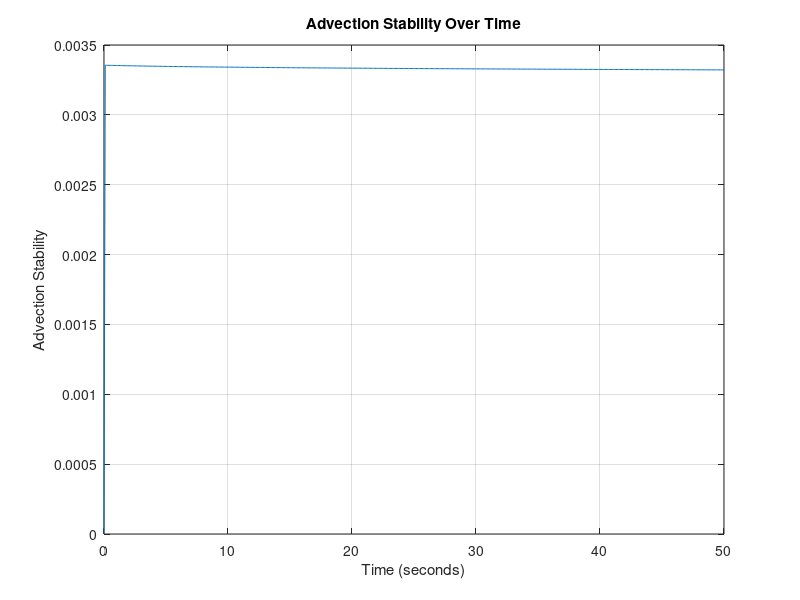
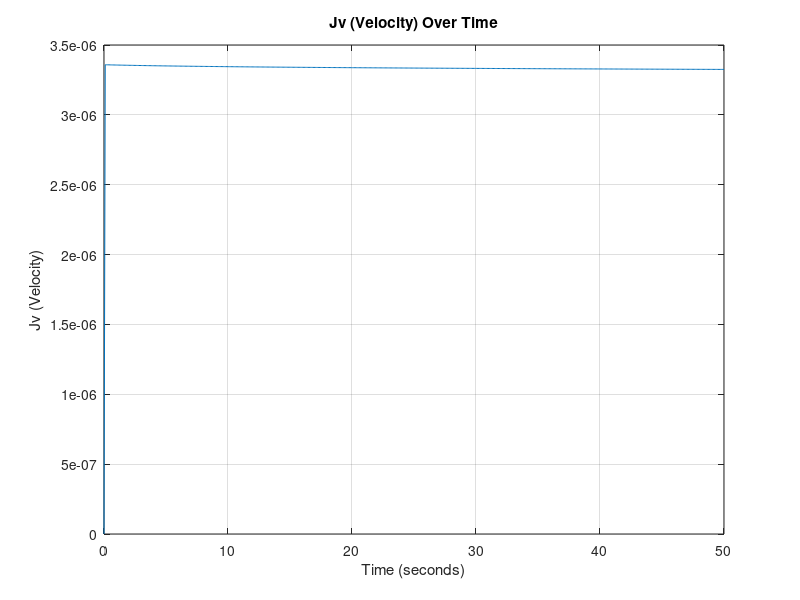
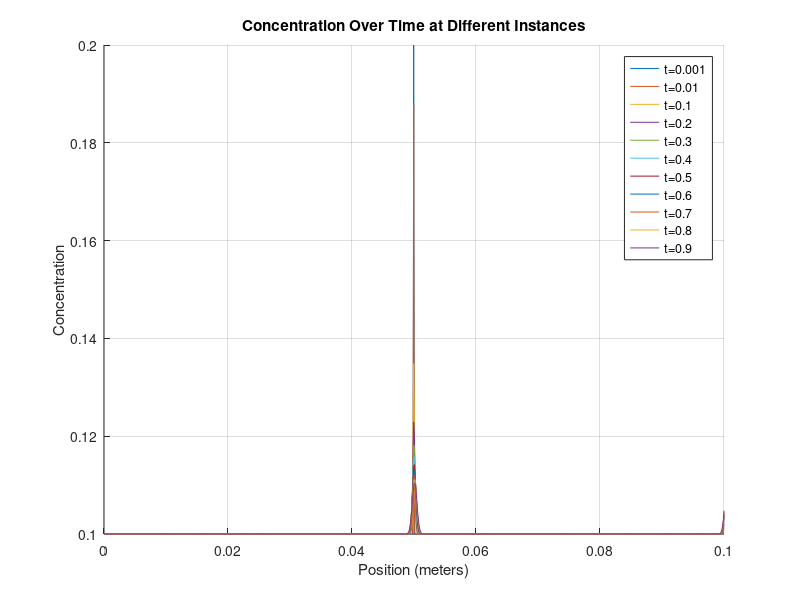
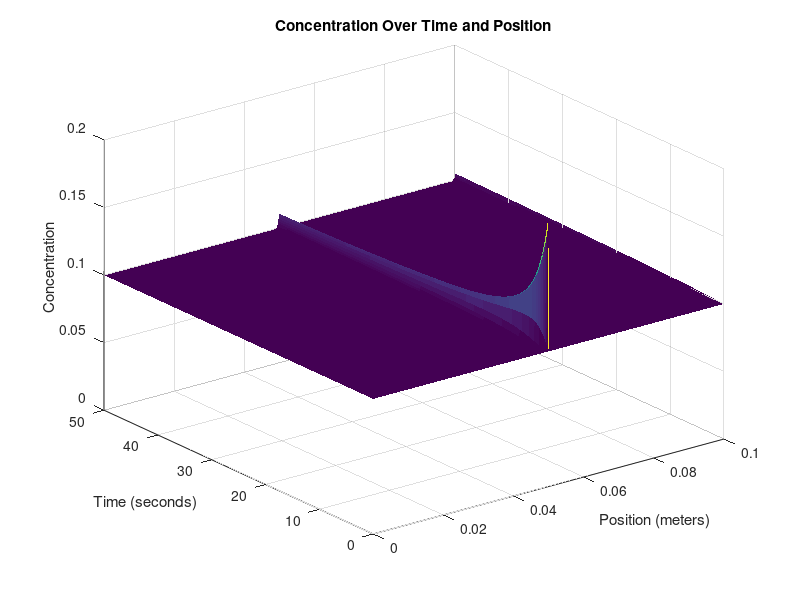

MATLAB code for these plots, in order:
%__Gruppe 3-Simulering-3.Sem__
clear
close all
clc
%% Inital Parameters
domain_length = 0.1;   % Domain length (meters)
domain_steps = 1000;    % Number of spatial domain_steps points
dx = domain_length / (domain_steps - 1); % Position discretization

time_length = 50;      % Time length (seconds)
time_steps = 500;       % Number of time steps
dt = time_length / time_steps; % Temporal discretization

% DEFINED VARIABLES
D = 1.464*10^-9; % Diffusivity coefficient H2PO4- in water [m^2 s^-1]
feed_conc = 0.1; % Constant solute concentration at the first cell 0.1 molar [H2PO4-]
TMP = 15; %TMP: Transmembrane Pressure [bar]

area = 0.001; % Area of the membrane surface [m^2]
kw = 5.7311*10^(-7); % Initial water permeability m^3 m^-2 bar^-1 s^-1 
my = 0.891*10^-9; % Water viscosity [Bar∙s]
Rm = 1/(my*kw); % Rejection of water at the membrane (σ) [m^-1]

alpha = 8.244*10^12; % Specific resistance of fouling [m mol m^3]

sig_m = 0.1; % Rejection of ions 

% PHYSICAL CONSTANTS
R= 0.0831415; % Gasconstant [L Bar mol^-1 K^-1]
T= 273.15+25; %Temperature [K]

% Anonymous functions
%Lv = @(time) kw*exp(-kb*time); %Water permeability dependent on Fouling


percip_rate = @(conc) 0.27; % The rate of percipitation
Rf = @(conc) alpha*(percip_rate(conc)/area); % Rate of fouling
Lv = @(conc) 1/(my*(Rm+Rf(conc))); % Water permeability dependent on fouling
%Lv = @(conc) 1/(my*(Rm+ (alpha*( (0.3822436157/(1+2.6885457349*exp(-13.1198866*conc))) /area)))); % Water permeability dependent on fouling



% Percipitation array - WORK IN PROGRESS
%P = zeros(domain_length,);

% Create a grid for space and time
x = linspace(0, domain_length, domain_steps);
t = linspace(0, time_length, time_steps);

% Initialize the concentration array AND Initial condition (1D)
C = zeros(domain_steps, time_steps)+0.1; % 0.1 molar [H2PO4] at pH 2.9
C(domain_steps/2) = 0.2;

%Diffusive Stability
DS = D*dt/dx^2;
fprintf('\n Diffusivity Stability = %f', DS);
if DS>0.5 
   fprintf(2,'\n ERROR: Stabilitetsfejl');
else
    fprintf('\n Stable Diffusion Model !!');
end


%% Time-stepping loop
for j = 2:time_steps
    for i = 1:domain_steps
        LastC=C(domain_steps, j-1);
        if LastC>0.14
           percip_rate = @(conc) 0.3822436157/(1+2.6885457349*exp(-13.1198866*conc)); % The rate of percipitation
        end
        Jv = (Lv(LastC)*(TMP-(1*R*T*(C(domain_steps, j-1)))));  % Volume flux = Jv ,  in terms of osmotic pressure (TMP, R, T, delta_C) and Lv. [m/s]
        %Jv = (Lv*(TMP-(1*R*T*(C(domain_steps, j-1)))));
        C(1, :) = feed_conc; % Set the leftmost boundary to 0.1
        % Calculate the second derivative in x direction
        if i == 1 %__First Cell__
            d2Cdx2 = 0;
            dCdt_advection = 0;

        elseif i == domain_steps %__Membrane Cell___
            % No right neighbor at the last cell and MEMBRANE
            d2Cdx2 = (D * (C(domain_steps - 1, j-1) - C(domain_steps, j-1)) / dx^2) + C(i,j-1)*(sig_m)*Jv/(dx);
        else    %__Normal Cells__
            % Calculate the second derivative normally
            d2Cdx2 = D * (C(i + 1, j-1) - 2 * C(i, j-1) + C(i - 1, j-1)) / dx^2;
            % Apply advection term
            dCdt_advection = -Jv * (C(i, j-1) - C(i-1, j-1)) / dx;
        end
        % Apply the diffusion-advection-(electromigration) equation
        C(i, j) = C(i, j-1) + dt * (d2Cdx2 + dCdt_advection);
        Jv_values(j) = Jv; % Plot values
        AS(j) = Jv * dt/dx; % Stability plot values
    end
end

%% 2D Plots

% Plot Advection Stability (DS) values over time

figure;
plot(t, AS);
xlabel('Time (seconds)');
ylabel('Advection Stability');
title('Advection Stability Over Time');
grid on;

% Plot Jv values over time
figure;
plot(t, Jv_values);
xlabel('Time (seconds)');
ylabel('Jv (Velocity)');
title('Jv (Velocity) Over Time');
grid on;


% Define fractions of time steps you want to visualize
time_fraction = [0.001, 0.01, 0.1, 0.2, 0.3, 0.4, 0.5, 0.6, 0.7, 0.8, 0.9];  % For example, 0.1 corresponds to 10% of time steps

% Calculate the corresponding time indices
time_instances = round(time_fraction * time_steps);

% Create a figure for the first plot
figure;
hold on;

% Plot concentration at specific time instances
for i = 1:length(time_instances)
    time_index = time_instances(i);
    plot(x, C(:, time_index));
end

xlabel('Position (meters)');
ylabel('Concentration');
title('Concentration Over Time at Different Instances');

% Add a legend for clarity
legend(arrayfun(@(f) ['t=', num2str(f)], time_fraction, 'UniformOutput', false));

grid on;
hold off;


%% 3D Plot

% Create a 3D surface plot to visualize concentration over time and position
[T, X] = meshgrid(t, x);
figure;
h = surf(X, T, C); % Transpose removed here
xlabel('Position (meters)');
ylabel('Time (seconds)');
zlabel('Concentration');
title('Concentration Over Time and Position');

% Set axis limits to start at the origin
xlim([0, domain_length]);
ylim([0, time_length]);
zlim([0, max(C(:))]); % Assuming max(C(:)) is the maximum concentration in your data

set(h,'LineStyle','none')
%colormap(jet)
